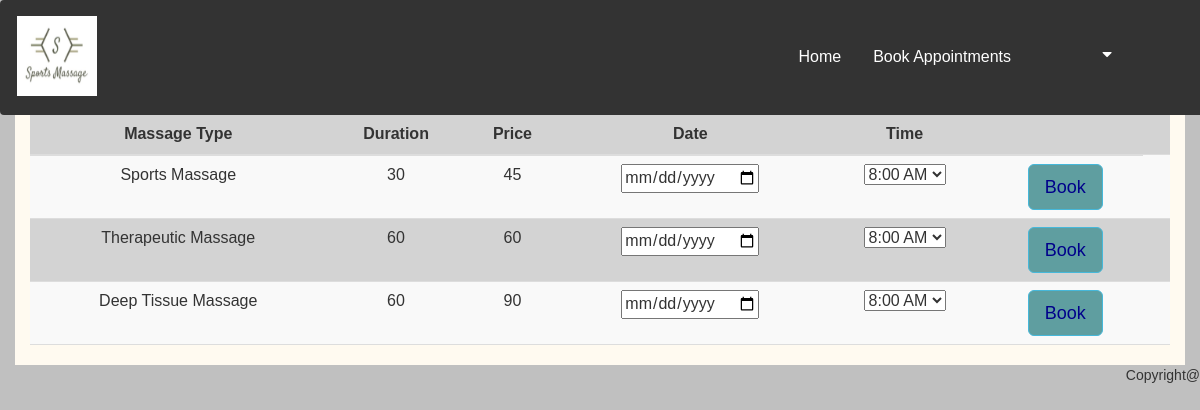
/BookAppointment.php, run on an earlier commit of the app's database.
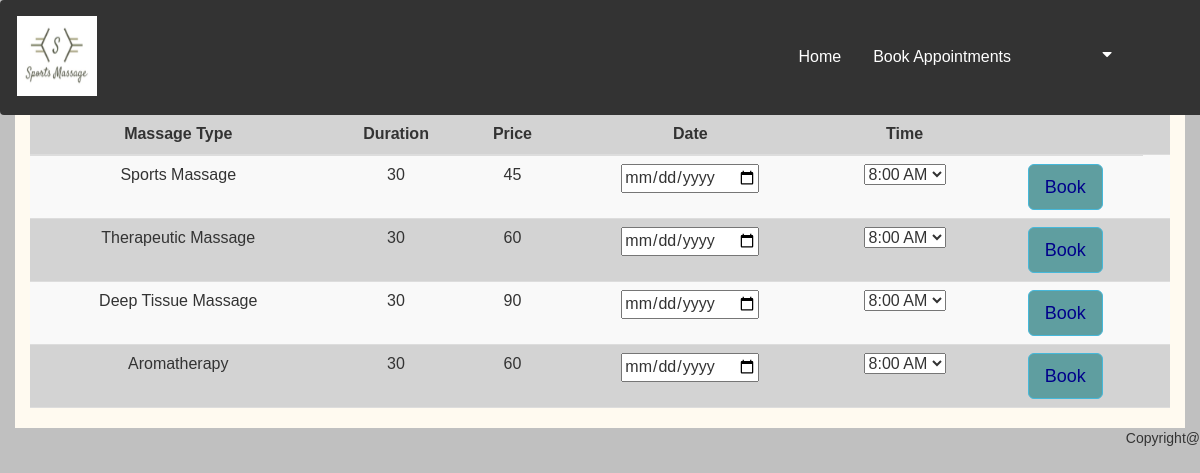
And on a later commit of the database.
### tables this page shows
CREATE TABLE `services` (
  `ServiceId` int(11) NOT NULL,
  `MassageType` varchar(50) NOT NULL,
  `Duration` int(11) NOT NULL,
  `Amount` decimal(10,0) NOT NULL
);

### BookAppointment.php (the view, shortened to what this page needs)
<?php
require 'dbconnect.php';
$query = "SELECT * FROM services";
$result = mysqli_query($mysqli, $query);
?>
<html>
<head>
  <link rel="stylesheet" type="text/css" href="stylesheet.css">
  <link rel="stylesheet" href="https://maxcdn.bootstrapcdn.com/bootstrap/3.4.0/css/bootstrap.min.css">
  <?php require("usertab.php"); ?>
</head>
<body style="background-color:silver;">
  <div class="flex-container container">
    <table class="table table-striped" style="background-color: lightgrey;">
      <thead>
        <tr>
          <th>Massage Type</th>
          <th>Duration</th>
          <th>Price</th>
          <th>Date</th>
          <th>Time</th>
          <th></th>
        </tr>
      </thead>
      <tbody>
        <?php while ($row = mysqli_fetch_array($result)) { ?>
          <form method="POST" action="insertbookappointment.php">
            <tr class="ptr" id="what">
              <td><input type="hidden" name="massagetype" value="<?php echo $row['MassageType'] ?>" /><?php echo $row['MassageType'] ?></td>
              <td><input type="hidden" name="duration" value="<?php echo $row['Duration'] ?>" /><?php echo $row['Duration'] ?></td>
              <td><input type="hidden" name="amount" value="<?php echo $row['Amount'] ?>" /><?php echo $row['Amount'] ?></td>
              <td><input type="date" id="date" name="date" /></td>
              <td>
                <select name="time" id="time">
                  <option value="8:00">8:00 AM</option>
                </select>
              </td>
              <td>
                <button type="button" value="Book" class="btn btn-info btn-lg mmodal" data-toggle="modal" data-target="">Book</button>
              </td>
              <td>
              </td>
            </tr>
          </form>
        <?php } ?>
      </tbody>
    </table>
  </div>
</body>
<?php require("footer.php"); ?>
</html>

What changed in the data, as far as the page shows it:
changed services "Therapeutic Massage": Duration "60" → "30"
changed services "Deep Tissue Massage": Duration "60" → "30"
added services: MassageType "Aromatherapy", Duration "30", Amount "60"
